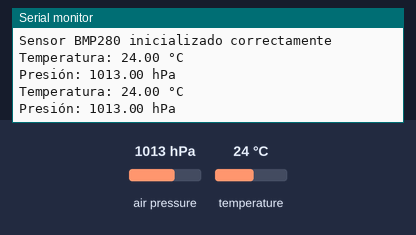
Bench run of a sketch on a simulated Arduino Uno, built with avr-gcc and run on an emulated ATmega328P. On the bench: the last lines printed to the serial monitor. Inputs (shaded band) come from the test bench; at power-on: air pressure 1013 hPa, temperature 24 °C.

Above: at 6.8 s.
6.9 s: air pressure set to 952 hPa
At 9.9 s:
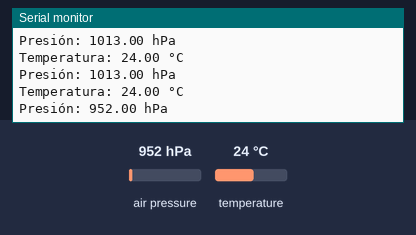
11.4 s: temperature set to 12 °C
At 13.4 s:
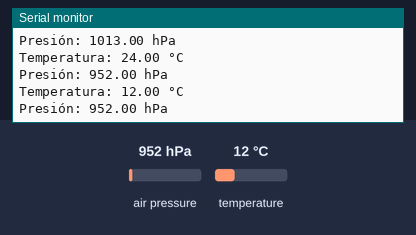
15.9 s: air pressure set to 975 hPa
At 19.2 s:
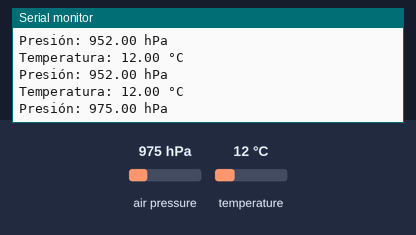
Timing chart, 0 to 20.7 s (numbered marks = the images above; inputs shaded):
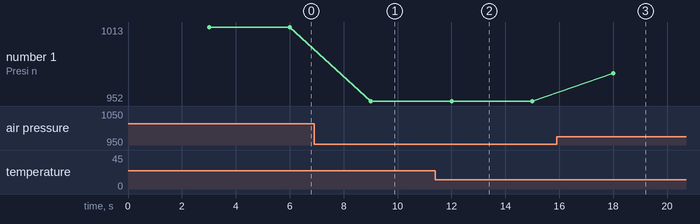

Measured:
- after the input at 6.9 s, the serial monitor: prints a new line after 2.1 s (image 1)
- after the input at 11.4 s, the serial monitor: prints a new line after 0.60 s (image 2)
- after the input at 15.9 s, the serial monitor: prints a new line after 2.1 s (image 3)
- plotted number 1: 1013 → 952 after the input at 6.9 s, 952 → 975 after the input at 15.9 s

The sketch:

programaBMP.ino
```cpp
// Grupo 4: Tiziano Castro, Tomás Contreras y Tomas Pereyra
#include <Wire.h>
#include <Adafruit_BMP280.h>

Adafruit_BMP280 bmp;
#define INTERVALO 3000
unsigned long tiempoAnterior = 0;

void setup() {
  Serial.begin(115200);
  while (!bmp.begin(0x76)) {}
  Serial.println("Sensor BMP280 inicializado correctamente");
}

void loop() {
  unsigned long tiempoActual = millis();
  if (tiempoActual - tiempoAnterior >= INTERVALO) {
    tiempoAnterior = tiempoActual;
    float temperatura = bmp.readTemperature();
    float presion = bmp.readPressure() / 100.0F; // Convertir Pa a hPa
    Serial.print("Temperatura: ");
    Serial.print(temperatura);
    Serial.println(" °C");
    Serial.print("Presión: ");
    Serial.print(presion);
    Serial.println(" hPa");
  }
}
```
